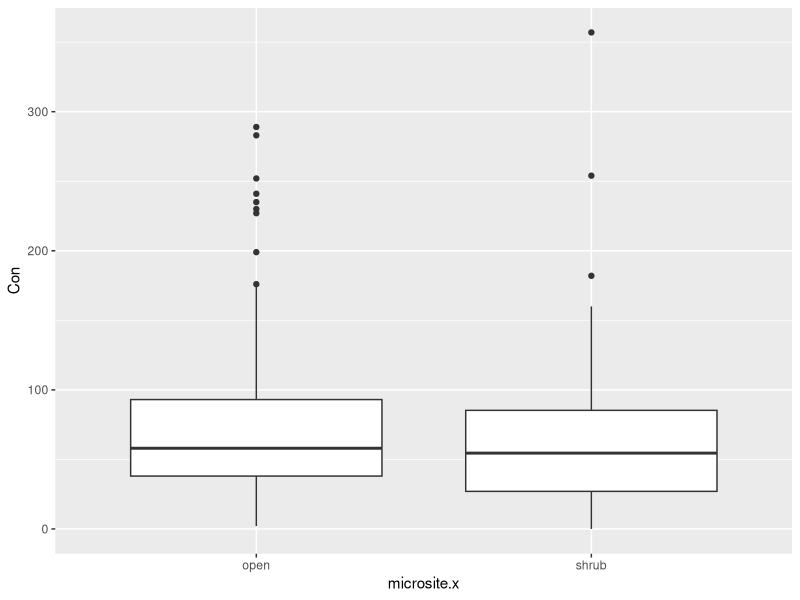
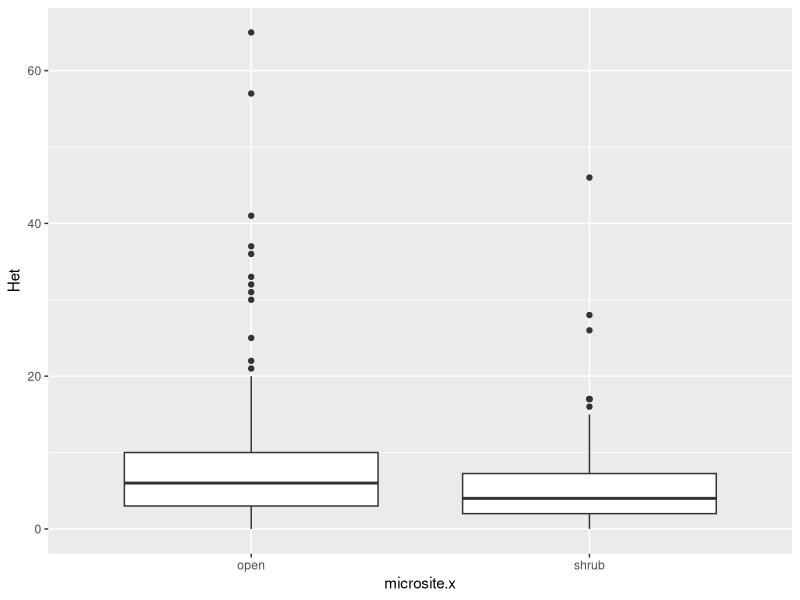
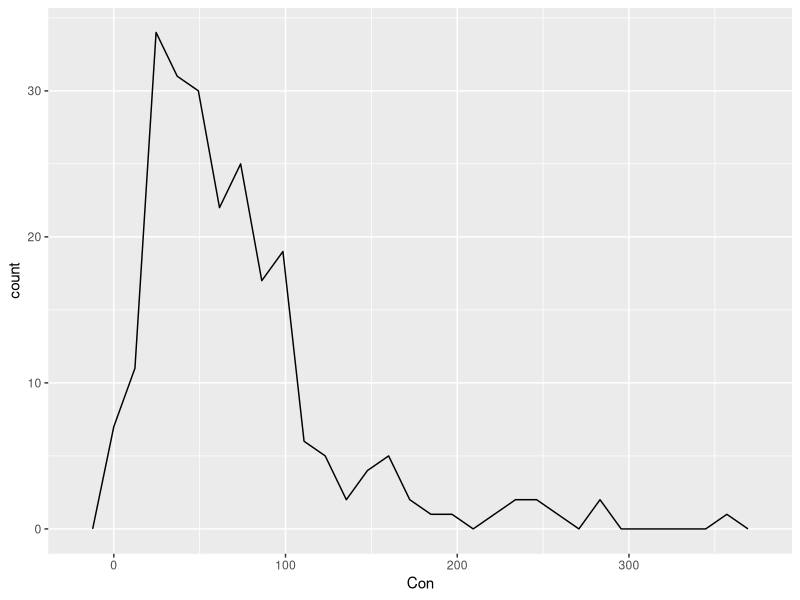

Generate these figures, in order, with R:
#pollen counts & wrangling

library(ggplot2)
library(dplyr)
library(lme4)

counts <- read.csv("Clean Data/Pollen_Corrected.csv")
cov <- read.csv("Clean Data/pollen_cov.csv")
counts$X <- as.numeric(as.character(counts$X))   
counts <- counts %>% replace(is.na(.), 0)
counts <- counts %>% mutate(all.con = rowSums(.[5:18]))
counts <- select(counts, Rep:Het.Grains, all.con)                
counts.ag <- counts %>% group_by(Rep, Slide) %>% summarise(Het = sum(Het.Grains), Con = sum(all.con))             
counts.ag <- counts.ag %>% mutate(., microsite = ifelse(substr(Rep,start = 1, stop = 1) == "S", "shrub", "open"))
counts.ag$Flower <- substr(counts.ag$Slide, 1, 1)




counts.ag <- right_join(counts.ag, cov, by = "Rep")

ggplot(data =counts.ag,(aes(microsite.x, Con))) + geom_boxplot()
ggplot(data =counts.ag,(aes(microsite.x, Het))) + geom_boxplot()
t.test(counts.ag$Con ~ counts.ag$microsite.x)

ggplot(data = counts.ag, (aes(Con))) + geom_freqpoly()
shapiro.test(counts.ag$Con)

m1 <- glmer.nb(Con ~ d.flowers + dN1 + (1|Flower/Rep), data = counts.ag)
m2 <- glmer(Het ~ d.S + dN1 + (1|Flower/Rep), family = poisson(link = "log"), data = counts.ag)
summary(m2)


counts.ag$d.S <- counts.ag$d.S %>% replace(is.na(.), 0)
